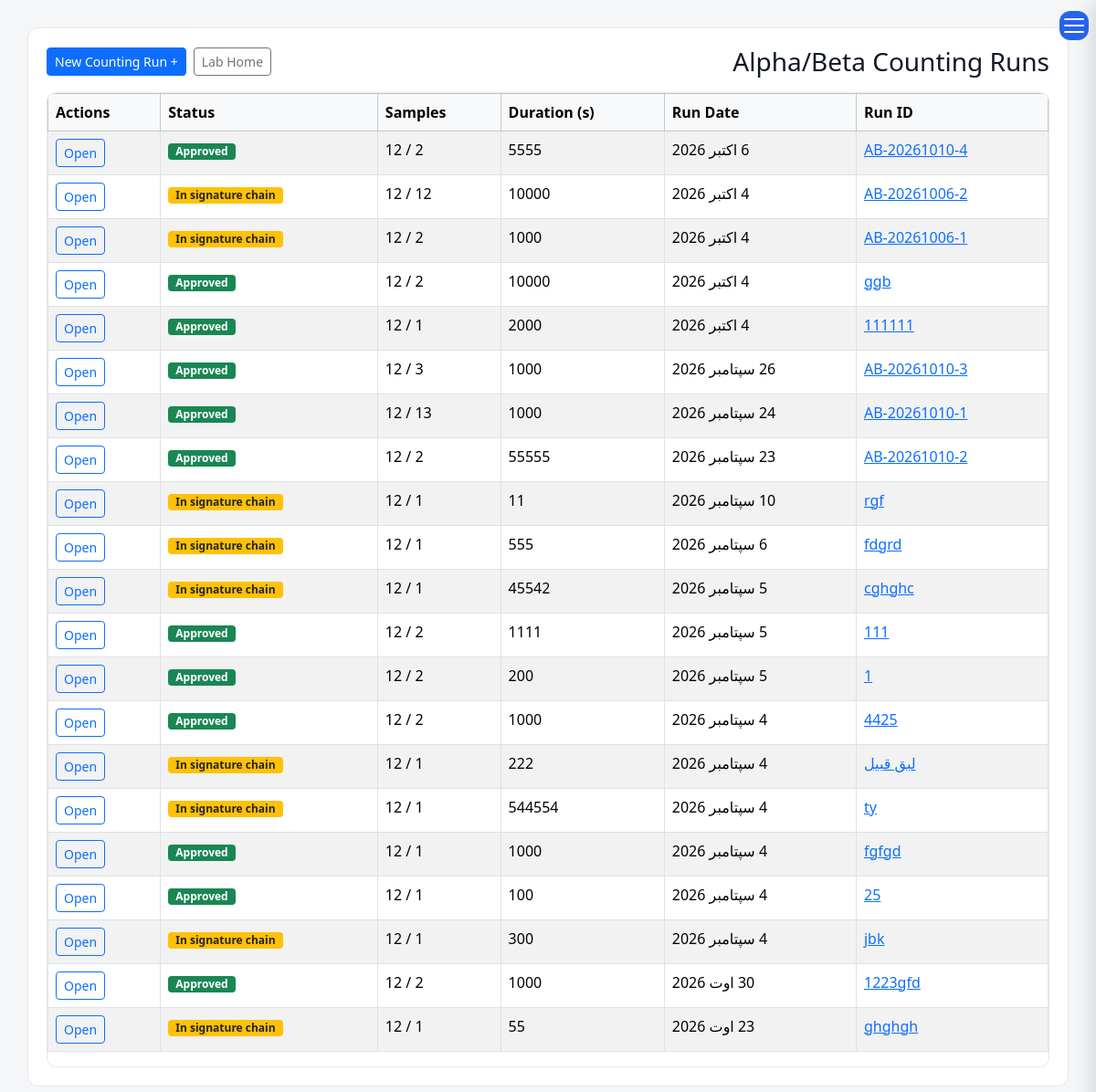
Page /laboratory/counting-runs/ (signed in) on the committed database.
### laboratory/models.py (models this page shows, shortened)
class AlphaBetaCountingRun(models.Model):
    run_id = models.CharField(_("Run ID"), max_length=50, unique=True)
    run_date = models.DateField(_("Counting Date"),null=True)
    counting_duration_seconds = models.PositiveIntegerField(
        _("Counting Duration (seconds)"), null=True, blank=True,
    )
    applicant_name = models.CharField(
        _("Applicant Name"), max_length=255, blank=True, null=True,
        help_text=_("Printed on the report header. Leave blank to fall back to listing the "
                    "applicant names recorded on this run's own samples."),
    )
    sample_stage = models.CharField(
        _("Sample Stage"), max_length=20, choices=SampleStage.choices, blank=True, null=True,
        help_text=_("Applied to every sample added at run creation — they're all collected together."),
    )
    counting_completed = models.BooleanField(
        _("Counting Completed"), default=False,
        help_text=_("Set once the lab has entered counting duration and MDAs — distinguishes "
                    "'awaiting counting' from 'ready to report' at a glance."),
    )
    sampling_location = models.CharField(_("Sampling Location"), max_length=255, blank=True, null=True)
    sampling_date_from = models.DateField(_("Sampling Date (From)"), null=True, blank=True)
    sampling_date_to = models.DateField(
        _("Sampling Date (To)"), null=True, blank=True,
        help_text=_("Leave blank if sampling happened on a single date."),
    )
    result_unit = models.CharField(
        _("Result Unit"), max_length=10, choices=ResultUnit.choices, default=ResultUnit.SAMPLE,
        help_text=_("Unit the alpha/beta results and MDAs of this run are entered in."),
    )
    alpha_mda_mbq = models.DecimalField(
        _("MDA Alpha in the same unit as the report (mBq/Kg, mBq/l or mBq)"), max_digits=20, decimal_places=5, null=True, blank=True,
    )
    beta_mda_mbq = models.DecimalField(
        _("MDA Beta in the same unit as the report (mBq/Kg, mBq/l or mBq)"), max_digits=20, decimal_places=5, null=True, blank=True,
    )
    alpha_calibration_nuclide = models.ForeignKey(
        "reference.Nuclides", verbose_name=_("Alpha Calibration Nuclide"), on_delete=models.SET_NULL,
        null=True, blank=True, related_name="+",
        help_text=_("Nuclide this counter's alpha channel was calibrated against. \"Pure alpha\" is "
                    "reported as this nuclide's equivalent activity."),
    )
    beta_calibration_nuclide = models.ForeignKey(
        "reference.Nuclides", verbose_name=_("Beta Calibration Nuclide"), on_delete=models.SET_NULL,
        null=True, blank=True, related_name="+",
        help_text=_("Same idea, for the beta channel."),
    )
    alpha_efficiency_correction_factor = models.FloatField(
        _("Alpha Efficiency Correction Factor"), null=True, blank=True,
        help_text=_("Optional manual multiplier for pure alpha — only if you've independently "
                    "determined the efficiency ratio between the calibration nuclide and whatever you "
                    "believe actually dominates the unidentified fraction. Leave blank for no "
                    "correction (recommended unless you have that data)."),
    )
    beta_efficiency_correction_factor = models.FloatField(
        _("Beta Efficiency Correction Factor"), null=True, blank=True,
        help_text=_("Same idea, for pure beta."),
    )
    notes = models.TextField(_("Notes"), blank=True, null=True)
    created_by = models.ForeignKey(
        settings.AUTH_USER_MODEL, verbose_name=_("Created By"),
        on_delete=models.SET_NULL, null=True, related_name="counting_runs_created",
    )
    created_at = models.DateTimeField(_("Created At"), auto_now_add=True)
    approved = models.BooleanField(_("Approved"), default=False)
    class Meta:
        ordering = ["-run_date", "-id"]
        verbose_name = _("Alpha/Beta Counting Run")
        verbose_name_plural = _("Alpha/Beta Counting Runs")
    @property
    def sample_count(self):
        return self.analyses.count()

### laboratory/views.py (the view)
# urls.py: path("counting-runs/", views.counting_run_list, name="counting_run_list"),
def counting_run_list(request):
    runs = AlphaBetaCountingRun.objects.order_by("-run_date", "-id")
    return render(request, "laboratory/counting_run_list.html", {"runs": runs})

### templates/laboratory/counting_run_list.html (shortened to what this page needs)
{% extends "base.html" %}
{% load i18n %}
{% block content %}
<div class="content">
<div class="d-flex justify-content-between align-items-center mb-3">
    <h3 class="mb-0">{% trans "Alpha/Beta Counting Runs" %}</h3>
    <div class="d-flex gap-2">
        <a href="{% url 'lab_home' %}" class="btn btn-outline-secondary btn-sm">{% trans "Lab Home" %}</a>
        <a href="{% url 'counting_run_create' %}" class="btn btn-primary btn-sm">+ {% trans "New Counting Run" %}</a>
    </div>
</div>
<div class="table-scroll">
<table class="table table-bordered table-striped">
<thead class="table-light">
<tr>
    <th>{% trans "Run ID" %}</th>
    <th>{% trans "Run Date" %}</th>
    <th>{% trans "Duration (s)" %}</th>
    <th>{% trans "Samples" %}</th>
    <th>{% trans "Status" %}</th>
    <th>{% trans "Actions" %}</th>
</tr>
</thead>
<tbody>
{% for run in runs %}
<tr>
    <td><a href="{% url 'counting_run_detail' run.pk %}">{{ run.run_id }}</a></td>
    <td>{{ run.run_date|default:"-" }}</td>
    <td>{{ run.counting_duration_seconds|default:"-" }}</td>
    <td>{{ run.sample_count }} / 12</td>
    <td>
        {% if run.approved %}
            <span class="badge bg-success">{% trans "Approved" %}</span>
        {% elif run.approvals.exists %}
            <span class="badge bg-warning text-dark">{% trans "In signature chain" %}</span>
        {% else %}
            <span class="badge bg-secondary">{% trans "Draft" %}</span>
        {% endif %}
    </td>
    <td><a href="{% url 'counting_run_detail' run.pk %}" class="btn btn-sm btn-outline-primary">{% trans "Open" %}</a></td>
</tr>
{% empty %}
<tr><td colspan="6" class="text-center">{% trans "No counting runs yet." %}</td></tr>
{% endfor %}
</tbody>
</table>
</div>
</div>
{% endblock %}

### static/css/base.css (style rules this page uses)
* { margin:0; padding:0; box-sizing:border-box; }
html.rtl { font-family:Vazirmatn,sans-serif; }
:root { --bg: #f5f6f8; --card: #ffffff; --text: #111827; --muted: #6b7280; --border: #e5e7eb; --primary: #2563eb; --sidebar: #1f2937; --sidebar-text: #374151; }
body { background: var(--bg); color: var(--text); }
.content { background: var(--card); padding: 20px; border-radius: 12px; border: 1px solid var(--border); }
th, td { padding: 12px; border-bottom: 1px solid var(--border); text-align: left; }
th { background: rgba(0,0,0,0.03); }
table { width: max-content; min-width: 100%; border-collapse: collapse; }
.table-scroll { height: calc(100vh - 220px); overflow: auto; border: 1px solid var(--border); border-radius: 10px; background: var(--card); }
table thead th { position: sticky; top: 0; background: var(--card); z-index: 10; }
.badge { padding: 3px 8px; border-radius: 4px; font-size: 12px; margin-right: 5px; }

### rows in the picture
AlphaBetaCountingRun: run_id "AB-20261010-4", run_date "6 اکتبر 2026", counting_duration_seconds "5555"
AlphaBetaCountingRun: run_id "AB-20261006-2", run_date "4 اکتبر 2026", counting_duration_seconds "10000"
AlphaBetaCountingRun: run_id "AB-20261006-1", run_date "4 اکتبر 2026", counting_duration_seconds "1000"
AlphaBetaCountingRun: run_id "ggb", run_date "4 اکتبر 2026", counting_duration_seconds "10000"
AlphaBetaCountingRun: run_id "111111", run_date "4 اکتبر 2026", counting_duration_seconds "2000"
AlphaBetaCountingRun: run_id "AB-20261010-3", run_date "26 سپتامبر 2026", counting_duration_seconds "1000"
AlphaBetaCountingRun: run_id "AB-20261010-1", run_date "24 سپتامبر 2026", counting_duration_seconds "1000"
AlphaBetaCountingRun: run_id "AB-20261010-2", run_date "23 سپتامبر 2026", counting_duration_seconds "55555"
AlphaBetaCountingRun: run_id "rgf", run_date "10 سپتامبر 2026", counting_duration_seconds "11"
AlphaBetaCountingRun: run_id "fdgrd", run_date "6 سپتامبر 2026", counting_duration_seconds "555"
AlphaBetaCountingRun: run_id "cghghc", run_date "5 سپتامبر 2026", counting_duration_seconds "45542"
AlphaBetaCountingRun: run_id "111", run_date "5 سپتامبر 2026", counting_duration_seconds "1111"
AlphaBetaCountingRun: run_id "1", run_date "5 سپتامبر 2026", counting_duration_seconds "200"
AlphaBetaCountingRun: run_id "4425", run_date "4 سپتامبر 2026", counting_duration_seconds "1000"
AlphaBetaCountingRun: run_id "لبق قبیل", run_date "4 سپتامبر 2026", counting_duration_seconds "222"
AlphaBetaCountingRun: run_id "ty", run_date "4 سپتامبر 2026", counting_duration_seconds "544554"
AlphaBetaCountingRun: run_id "fgfgd", run_date "4 سپتامبر 2026", counting_duration_seconds "1000"
AlphaBetaCountingRun: run_id "25", run_date "4 سپتامبر 2026", counting_duration_seconds "100"
AlphaBetaCountingRun: run_id "jbk", run_date "4 سپتامبر 2026", counting_duration_seconds "300"
AlphaBetaCountingRun: run_id "1223gfd", run_date "30 اوت 2026", counting_duration_seconds "1000"
AlphaBetaCountingRun: run_id "ghghgh", run_date "23 اوت 2026", counting_duration_seconds "55"
